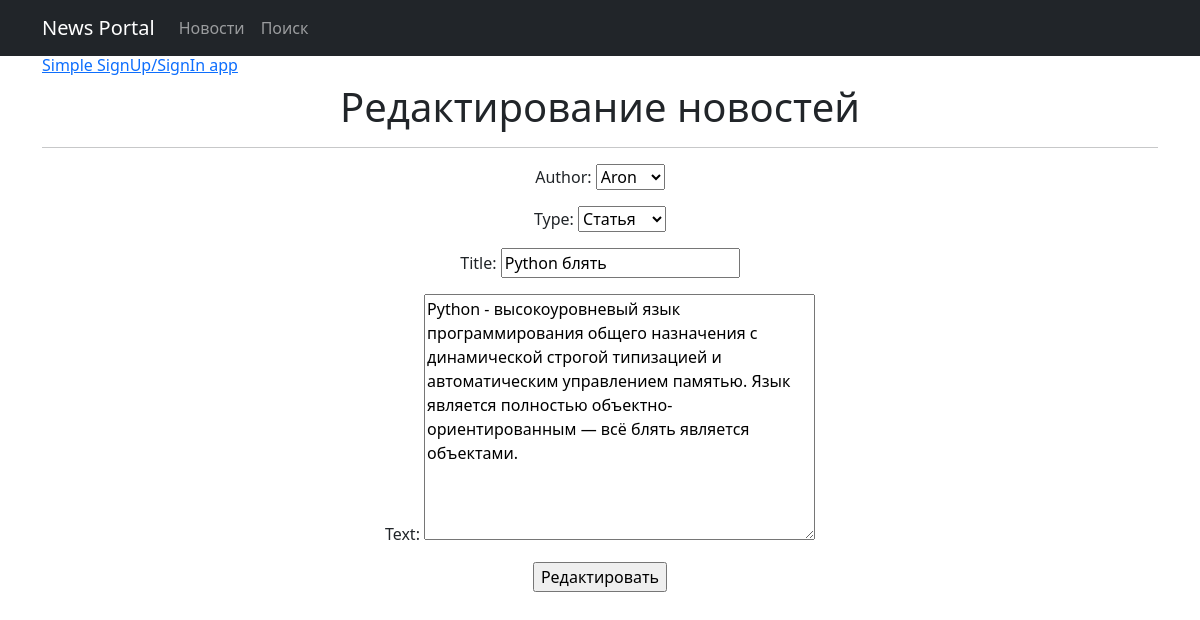
Page /news/1/edit (signed in) on the committed database.
### newapp/models.py (models this page shows, shortened)
class Post(models.Model):
    author = models.ForeignKey(Author, on_delete=models.CASCADE)
    ARTICLE = "AR"
    NEWS = "NE"
    TYPE = [
        (ARTICLE, "Статья"),
        (NEWS, "Новость")
    ]
    type = models.CharField(max_length=2, choices=TYPE, default=ARTICLE)
    timeCreation = models.DateTimeField(auto_now_add=True)
    categories = models.ManyToManyField(Category, through="PostCategory")
    title = models.CharField(max_length=128)
    text = models.TextField()
    rating = models.SmallIntegerField(default=0)

### newapp/views.py (the view)
# urls.py: path('<int:pk>/edit', PostEdit.as_view(), name='post_edit'),
class PostEdit(LoginRequiredMixin, PermissionRequiredMixin, UpdateView):
    form_class = PostForm
    template_name = 'post_edit.html'
    permission_required = ('newapp.change_post',)
    def get_object(self, **kwargs):
        id = self.kwargs.get('pk')
        return Post.objects.get(pk=id)

### newapp/forms.py
class PostForm(ModelForm):
    class Meta:
        model = Post
        fields = ['author', 'type', 'title', 'text']

### newapp/models.py (called while the page is built)
    def __str__(self):
        return str(self.user)

### templates/post_edit.html (shortened to what this page needs)
{% extends 'default.html' %}
{% load custom_filters %}
{% block content %}
    <h1>Редактирование новостей</h1>
    <hr>
    <form method="POST" class="mx-auto">
        {{ form.as_p }}
        <input type="submit" value="Редактировать">
    </form>
{% endblock content %}

### rows in the picture
Post: author "Aron", type "Статья", title "Python блять", text "Python - высокоуровневый язык программирования общего назначения с динамической строгой типизацией и автоматическим управлением памятью. Язык является полностью объектно-ориентированным — всё блять является объектами."
